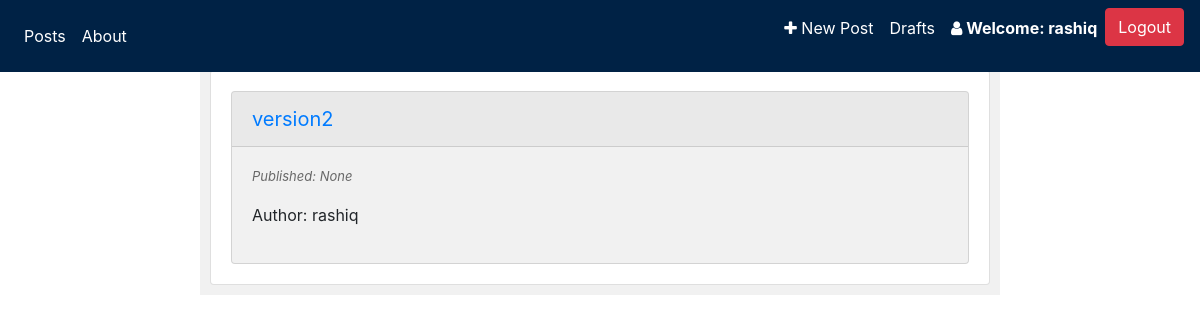
/drafts (signed in), run on an earlier commit of the app's database.
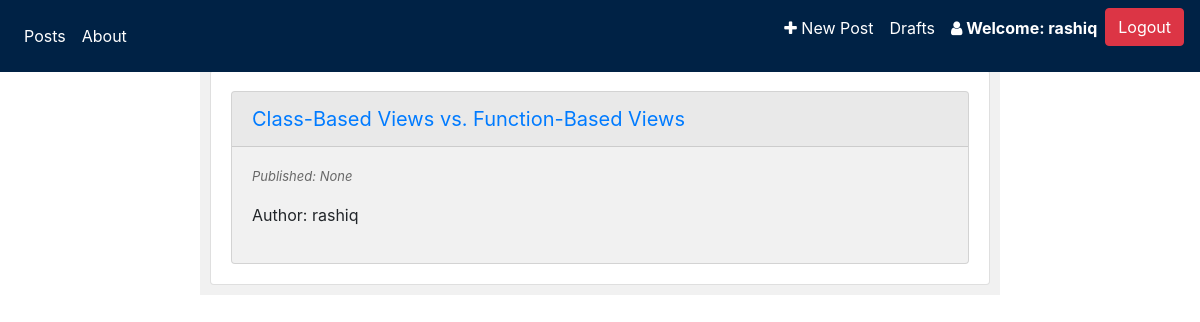
And on a later commit of the database.
### blog/models.py (models this page shows, shortened)
class Post(models.Model):
    author = models.ForeignKey('auth.User', on_delete=models.CASCADE)
    title = models.CharField(max_length=100)
    text = models.TextField()
    date = models.DateTimeField(default=timezone.now)
    publish_date = models.DateTimeField(blank=True, null=True)
    public = models.BooleanField(default=False)
    def get_absolute_url(self):
        return reverse('detail_post', kwargs={'pk': self.pk})

### blog/views.py (the view)
# urls.py: path('drafts', views.draftview, name="drafts"),
@login_required
def draftview(request):
    post = Post.objects.filter(public=False)
    return render(request, 'blog/drafts_list.html', {'post': post, 'pk': Post.pk})

### blog/templates/blog/drafts_list.html
{% extends 'blog/base.html' %}
{% block body %}
    {% if post %}
        {% for object in post %}
            <div class="card" style="background-color: #f1f1f1; margin: 10px;">
                <a style="font-size: 20px" class="card-header"
                   href="{{ object.get_absolute_url }}">{{ object.title }}</a>
                <div class="card-body">
                    <p class="date">Published: {{ object.publish_date }}</p>
                    <p>Author: {{ object.author }}</p>
                </div>
            </div>
        {% endfor %}
     {% else %}
        <h1 style="text-align: center">No Drafts!!</h1>
    {% endif %}
{% endblock %}

### blog/templates/blog/base.html (shortened to what this page needs)
<!DOCTYPE html>
{% load static %}
<html lang="en">
<head>
    <link rel="stylesheet" href="https://cdnjs.cloudflare.com/ajax/libs/font-awesome/4.7.0/css/font-awesome.min.css">
    <link rel="stylesheet" href="{% static 'css/bootstrap.css' %}">
    <link rel="stylesheet" href="{% static 'css/medium-editor.css' %}">
    <link rel="stylesheet" href="{% static 'css/style.css' %}">
</head>
<body style="background-image: url('a.jpg');" >
<div class="container" >
    <nav class="navbar navbar-expand-sm bg-custom fixed-top" style="background-color: #002245; color: white; height: 9%">
        <ul class="navbar-nav">
            <li class="nav-item">
                <a class="nav-link" href="{% url 'posts' %}">Posts</a>
            </li>
            <li class="nav-item">
                <a class="nav-link" href="{% url 'about' %}">About</a>
            </li>
        </ul>
        <ul class="navbar-nav ml-auto" style="margin-top: auto">
            {% if user.is_authenticated %}
                <li class="nav-item"> <a class="nav-link" href="{% url 'create_post' %}">
                    <i class="fa fa-plus"></i>
                    New Post </a></li>
                <li class="nav-item"><a class="nav-link" href="{% url 'drafts' %}">Drafts</a></li>
                <li class="nav-item"><p class="nav-link profile">
                    <span> <i class="fa fa-user"></i></span>
                    Welcome: {{ user.username }}</p></li>
                <li class="nav-item"><a class="btn btn-danger" href="{% url 'logout' %}">Logout</a></li>
            {% else %}
                <li class="nav-item">
                    <a class="nav-link" href="{% url 'login' %}"> Login</a>
                </li>
            {% endif %}
        </ul>
    </nav>
</div>
<div class="container" style="margin-top: 5%; width: 800px; background-color: #f1f1f1; padding: 10px" >
    <div class="row">
        <div class="col-sm">
            <div class="card" style="padding: 10px" >
                {% block body %}
                {% endblock %}
            </div>
        </div>
    </div>
</div>
</body>
</html>

### blog/static/css/style.css (style rules this page uses)
.nav-link { text-decoration: none; color: white; }
.profile { font-weight: bold; }
.date { font-size: small; color: #686868; font-style: italic; }

What changed in the data, as far as the page shows it:
no longer on this page (row edited): Post: title "version2", publish_date "None", author "rashiq"
added Post: title "Class-Based Views vs. Function-Based Views", publish_date "None", author "rashiq"
